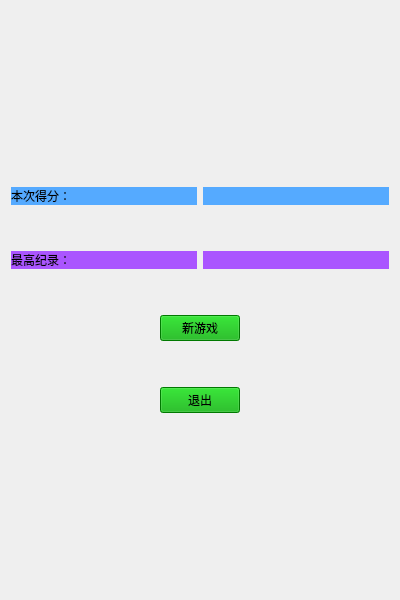
<?xml version="1.0" encoding="UTF-8"?>
<ui version="4.0">
 <class>Widget</class>
 <widget class="QWidget" name="Widget">
  <property name="geometry">
   <rect>
    <x>0</x>
    <y>0</y>
    <width>400</width>
    <height>600</height>
   </rect>
  </property>
  <property name="sizePolicy">
   <sizepolicy hsizetype="Fixed" vsizetype="Fixed">
    <horstretch>0</horstretch>
    <verstretch>0</verstretch>
   </sizepolicy>
  </property>
  <property name="minimumSize">
   <size>
    <width>400</width>
    <height>600</height>
   </size>
  </property>
  <property name="maximumSize">
   <size>
    <width>400</width>
    <height>600</height>
   </size>
  </property>
  <property name="windowTitle">
   <string>Widget</string>
  </property>
  <property name="styleSheet">
   <string notr="true">background-image: url(:/bord.png);</string>
  </property>
  <layout class="QGridLayout" name="gridLayout_3">
   <item row="1" column="0">
    <layout class="QGridLayout" name="gridLayout_2">
     <item row="0" column="0">
      <layout class="QGridLayout" name="gridLayout">
       <item row="2" column="0">
        <widget class="QLabel" name="label">
         <property name="styleSheet">
          <string notr="true">background:rgb(85, 170, 255);
font: 75 16pt &quot;Oxygen-Sans&quot;;
font: 75 14pt &quot;Oxygen-Sans&quot;;
border-image: url()</string>
         </property>
         <property name="text">
          <string>本次得分：</string>
         </property>
        </widget>
       </item>
       <item row="2" column="2">
        <widget class="QLabel" name="label_2">
         <property name="styleSheet">
          <string notr="true">background:rgb(85, 170, 255);
border-image: url()</string>
         </property>
         <property name="text">
          <string/>
         </property>
        </widget>
       </item>
       <item row="4" column="2">
        <widget class="QLabel" name="label_4">
         <property name="styleSheet">
          <string notr="true">background:rgb(170, 85, 255);
border-image: url()</string>
         </property>
         <property name="text">
          <string/>
         </property>
        </widget>
       </item>
       <item row="4" column="0">
        <widget class="QLabel" name="label_3">
         <property name="styleSheet">
          <string notr="true">background:rgb(170, 85, 255);
font: 75 16pt &quot;Oxygen-Sans&quot;;
border-image: url()</string>
         </property>
         <property name="text">
          <string>最高纪录：</string>
         </property>
        </widget>
       </item>
       <item row="3" column="0">
        <spacer name="verticalSpacer_5">
         <property name="orientation">
          <enum>Qt::Vertical</enum>
         </property>
         <property name="sizeHint" stdset="0">
          <size>
           <width>20</width>
           <height>40</height>
          </size>
         </property>
        </spacer>
       </item>
       <item row="3" column="2">
        <spacer name="verticalSpacer_6">
         <property name="orientation">
          <enum>Qt::Vertical</enum>
         </property>
         <property name="sizeHint" stdset="0">
          <size>
           <width>20</width>
           <height>40</height>
          </size>
         </property>
        </spacer>
       </item>
      </layout>
     </item>
     <item row="1" column="0">
      <layout class="QVBoxLayout" name="verticalLayout">
       <item>
        <spacer name="verticalSpacer_4">
         <property name="orientation">
          <enum>Qt::Vertical</enum>
         </property>
         <property name="sizeHint" stdset="0">
          <size>
           <width>20</width>
           <height>40</height>
          </size>
         </property>
        </spacer>
       </item>
       <item>
        <layout class="QHBoxLayout" name="horizontalLayout">
         <item>
          <spacer name="horizontalSpacer">
           <property name="orientation">
            <enum>Qt::Horizontal</enum>
           </property>
           <property name="sizeHint" stdset="0">
            <size>
             <width>40</width>
             <height>20</height>
            </size>
           </property>
          </spacer>
         </item>
         <item>
          <widget class="QPushButton" name="pushButton">
           <property name="styleSheet">
            <string notr="true">background:rgb(0, 170, 0);
font: 75 14pt &quot;Oxygen-Sans&quot;;
border-image: url()</string>
           </property>
           <property name="text">
            <string>新游戏</string>
           </property>
          </widget>
         </item>
         <item>
          <spacer name="horizontalSpacer_2">
           <property name="orientation">
            <enum>Qt::Horizontal</enum>
           </property>
           <property name="sizeHint" stdset="0">
            <size>
             <width>40</width>
             <height>20</height>
            </size>
           </property>
          </spacer>
         </item>
        </layout>
       </item>
       <item>
        <spacer name="verticalSpacer_3">
         <property name="orientation">
          <enum>Qt::Vertical</enum>
         </property>
         <property name="sizeHint" stdset="0">
          <size>
           <width>20</width>
           <height>40</height>
          </size>
         </property>
        </spacer>
       </item>
       <item>
        <layout class="QHBoxLayout" name="horizontalLayout_2">
         <item>
          <spacer name="horizontalSpacer_3">
           <property name="orientation">
            <enum>Qt::Horizontal</enum>
           </property>
           <property name="sizeHint" stdset="0">
            <size>
             <width>40</width>
             <height>20</height>
            </size>
           </property>
          </spacer>
         </item>
         <item>
          <widget class="QPushButton" name="pushButton_2">
           <property name="styleSheet">
            <string notr="true">background:rgb(0, 170, 0);
font: 75 14pt &quot;Oxygen-Sans&quot;;
border-image: url()</string>
           </property>
           <property name="text">
            <string>退出</string>
           </property>
          </widget>
         </item>
         <item>
          <spacer name="horizontalSpacer_4">
           <property name="orientation">
            <enum>Qt::Horizontal</enum>
           </property>
           <property name="sizeHint" stdset="0">
            <size>
             <width>40</width>
             <height>20</height>
            </size>
           </property>
          </spacer>
         </item>
        </layout>
       </item>
      </layout>
     </item>
    </layout>
   </item>
   <item row="0" column="0">
    <spacer name="verticalSpacer">
     <property name="orientation">
      <enum>Qt::Vertical</enum>
     </property>
     <property name="sizeHint" stdset="0">
      <size>
       <width>20</width>
       <height>140</height>
      </size>
     </property>
    </spacer>
   </item>
   <item row="2" column="0">
    <spacer name="verticalSpacer_2">
     <property name="orientation">
      <enum>Qt::Vertical</enum>
     </property>
     <property name="sizeHint" stdset="0">
      <size>
       <width>20</width>
       <height>139</height>
      </size>
     </property>
    </spacer>
   </item>
  </layout>
  <zorder>verticalSpacer</zorder>
  <zorder>verticalSpacer_2</zorder>
 </widget>
 <layoutdefault spacing="6" margin="11"/>
 <resources/>
 <connections/>
</ui>
